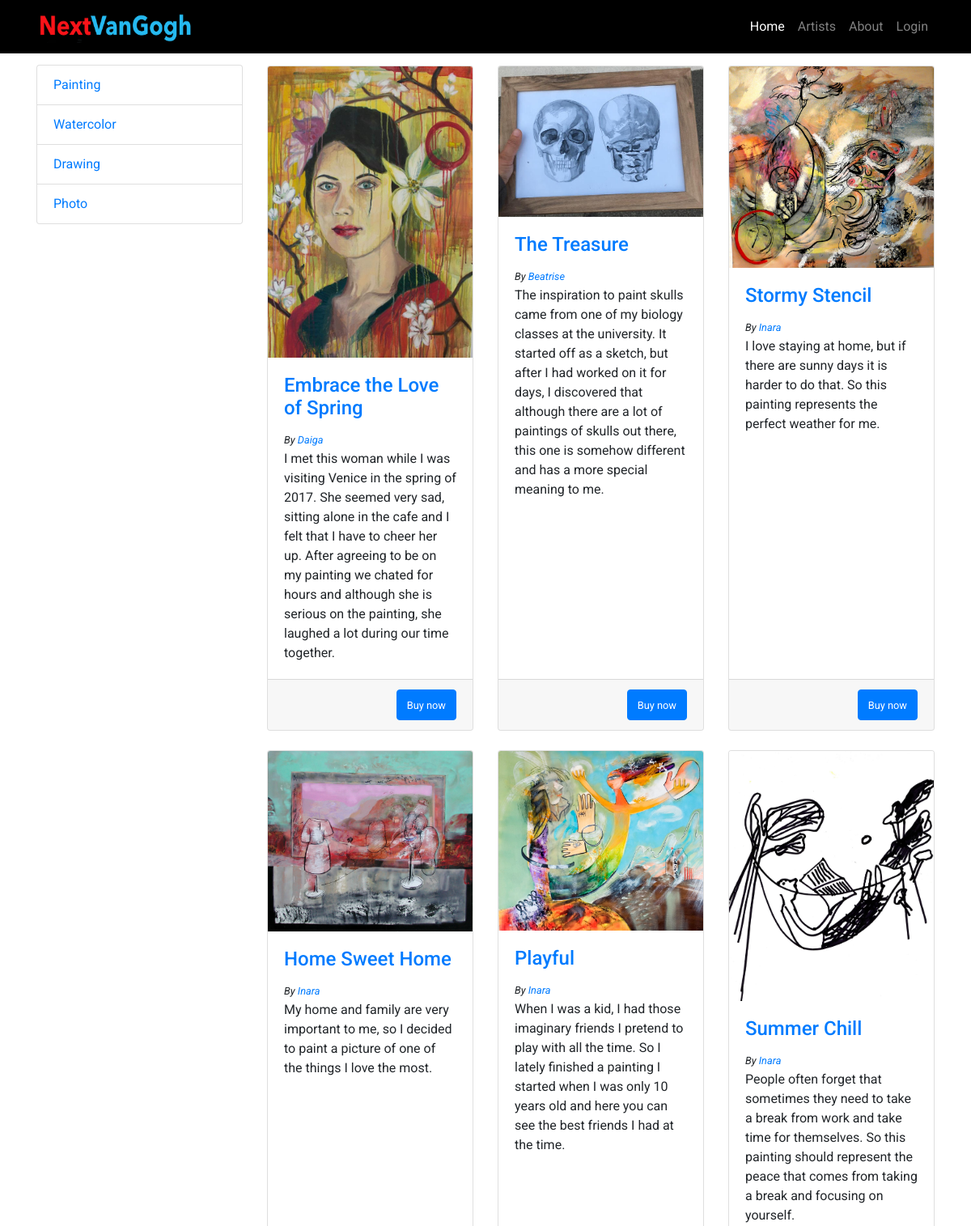
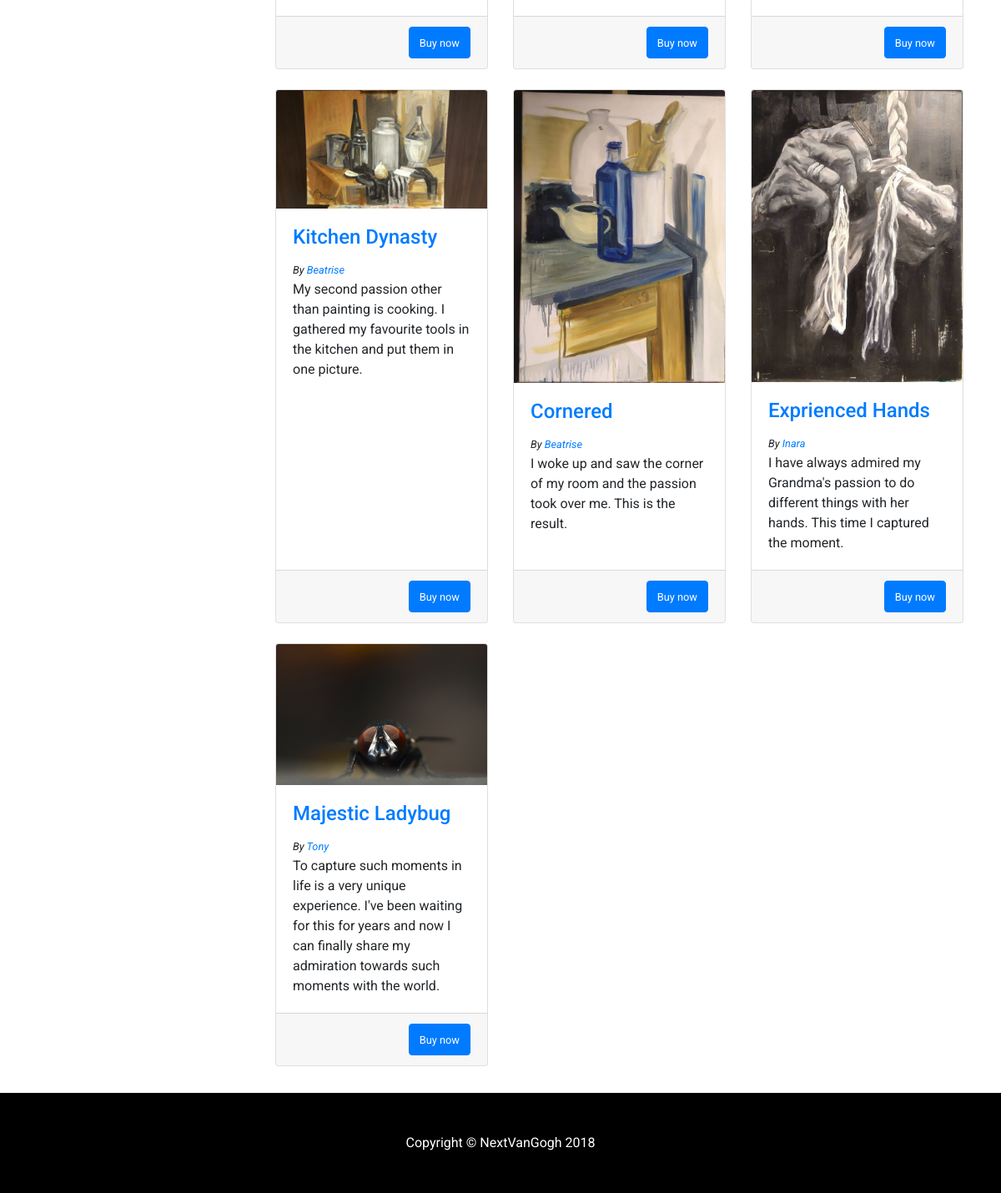
The page / on the database its author committed (2 pictures, top to bottom).
### tables this page shows
CREATE TABLE "ArtTypes" (
	`Id`	INTEGER NOT NULL PRIMARY KEY AUTOINCREMENT UNIQUE,
	`Type`	TEXT NOT NULL UNIQUE
);

CREATE TABLE "ArtWorks" (
	`Id`	INTEGER NOT NULL PRIMARY KEY AUTOINCREMENT UNIQUE,
	`ArtistId`	INTEGER NOT NULL,
	`ArtTypeId`	INTEGER NOT NULL,
	`Name`	TEXT NOT NULL,
	`Description`	TEXT,
	`Item`	BLOB,
	FOREIGN KEY(`ArtistId`) REFERENCES `Artists`,
	FOREIGN KEY(`ArtTypeId`) REFERENCES ArtTypes
);

CREATE TABLE Artists (Id INTEGER NOT NULL PRIMARY KEY AUTOINCREMENT UNIQUE, UserName TEXT NOT NULL UNIQUE, FirstName TEXT, LastName TEXT, Password TEXT NOT NULL UNIQUE, Description TEXT, Photo TEXT);

### server.py (the view)
@app.route('/')
@app.route('/<typ>')
def index(typ=None):
	con = lite.connect('db/nVanGogh.db')
   	con.row_factory = lite.Row
      	cur = con.cursor()
	cur.execute("SELECT * FROM ArtTypes")
   	types = cur.fetchall();
	if typ :
		cur.execute("Select ArtWorks.Id, Artists.UserName, Artists.FirstName, Artists.LastName, ArtWorks.Description, ArtWorks.Item, ArtWorks.Name from ArtWorks INNER JOIN Artists ON ArtWorks.ArtistId == Artists.Id where ArtWorks.ArtTypeId == ?", typ)
	else:
		cur.execute("Select Artists.UserName, Artists.FirstName, Artists.LastName, ArtWorks.Description, ArtWorks.Item, ArtWorks.Name from ArtWorks INNER JOIN Artists ON ArtWorks.ArtistId == Artists.Id")
	artWorks = cur.fetchall();
	print(types)
	return render_template('index.html', types = types, artWorks = artWorks)

### templates/index.html (shortened to what this page needs)
<!DOCTYPE html>
<html lang="en">
  <head>
    <link href="../static/bootstrap.min.css" rel="stylesheet">
    <link href="../static/style.css" rel="stylesheet">
  </head>
  <body>
    <nav class="navbar navbar-expand-lg navbar-dark bg-dark fixed-top" style="background-color:#000!important;">
      <div class="container">
        <a class="navbar-brand" href="/"><img src="../static/logo.png" width=200 height=40></a>
        <div class="collapse navbar-collapse" id="navbarResponsive">
          <ul class="navbar-nav ml-auto">
            <li class="nav-item active">
              <a class="nav-link" href="/">Home
              </a>
            </li>
            <li class="nav-item">
              <a class="nav-link" href="/allArtists">Artists</a>
            </li>
            <li class="nav-item">
              <a class="nav-link" href="/about">About</a>
            </li>
            <li id="log" class="nav-item">
            </li>
          </ul>
        </div>
      </div>
    </nav>
    <div class="container">
      <div class="row">
        <div class="col-lg-3">
		<div class="list-group">
            		{% for type in types %}
            		<a href="{{type['Id']}}" class="list-group-item">{{type["Type"]}}</a>
	         	{% endfor %}
	        </div>
        </div>
        <div class="col-lg-9">
          <div class="row" style="margin-top:3%;">
            	{% for artWork in artWorks %}
 		     <div class="col-lg-4 col-md-6 mb-4">
              		<div class="card h-100">
                		<a href="#" onclick="openArt('{{artWork["Item"]+ "," + artWork["Name"]+ "," + artWork["Description"]}}')"><img class="card-img-top" src="{{artWork['Item']}}" alt=""></a>
                		<div class="card-body">
                  			<h4 class="card-title"><a  href="#">{{artWork["Name"]}}</a>  </h4>
                                <small style="font-style:italic;">By <a href="/artist/{{artWork['UserName']}}">{{artWork["FirstName"]}}</a></small>
                  			<p class="card-text">{{artWork["Description"]}}</p>
                		</div>
                		<div class="card-footer">
                            <button class="btn btn-primary" style="float:right;"><small>Buy now</small></button>
                		</div>
              		</div>
            	</div>
	         {% endfor %}
	       </div>
        </div>
      </div>
    </div>
    <footer class="py-5 bg-dark mt-2" style="background-color:#000!important;">
      <div class="container">
        <p class="m-0 text-center text-white">Copyright &copy; NextVanGogh 2018</p>
      </div>
    </footer>
  </body>
</html>

### static/style.css (style rules this page uses)
body { padding-top: 54px; font-family: 'Roboto', sans-serif!important; }
.navbar-dark { background-color: #000; }
@media (min-width: 992px) { body { padding-top: 56px; } }

### rows shown on the page
ArtTypes: Type "Painting"
ArtTypes: Type "Watercolor"
ArtTypes: Type "Drawing"
ArtTypes: Type "Photo"
ArtWorks: Item (picture), Name "Embrace the Love of Spring", FirstName "Daiga", Description "I met this woman while I was visiting Venice in the spring of 2017. She seemed very sad, sitting alone in the cafe and I felt that I have to cheer her up. After agreeing to be on my painting we chated for hours and although she is serious on the painting, she laughed a lot during our time together."
ArtWorks: Item (picture), Name "The Treasure", FirstName "Beatrise", Description "The inspiration to paint skulls came from one of my biology classes at the university. It started off as a sketch, but after I had worked on it for days, I discovered that although there are a lot of paintings of skulls out there, this one is somehow different and has a more special meaning to me."
ArtWorks: Item (picture), Name "Stormy Stencil", FirstName "Inara", Description "I love staying at home, but if there are sunny days it is harder to do that. So this painting represents the perfect weather for me."
ArtWorks: Item (picture), Name "Home Sweet Home", FirstName "Inara", Description "My home and family are very important to me, so I decided to paint a picture of one of the things I love the most."
ArtWorks: Item (picture), Name "Playful", FirstName "Inara", Description "When I was a kid, I had those imaginary friends I pretend to play with all the time. So I lately finished a painting I started when I was only 10 years old and here you can see the best friends I had at the time."
ArtWorks: Item (picture), Name "Summer Chill", FirstName "Inara", Description "People often forget that sometimes they need to take a break from work and take time for themselves. So this painting should represent the peace that comes from taking a break and focusing on yourself."
ArtWorks: Item (picture), Name "Kitchen Dynasty", FirstName "Beatrise", Description "My second passion other than painting is cooking. I gathered my favourite tools in the kitchen and put them in one picture."
ArtWorks: Item (picture), Name "Cornered", FirstName "Beatrise", Description "I woke up and saw the corner of my room and the passion took over me. This is the result."
ArtWorks: Item (picture), Name "Exprienced Hands", FirstName "Inara", Description "I have always admired my Grandma's passion to do different things with her hands. This time I captured the moment."
ArtWorks: Item (picture), Name "Majestic Ladybug", FirstName "Tony", Description "To capture such moments in life is a very unique experience. I've been waiting for this for years and now I can finally share my admiration towards such moments with the world."
